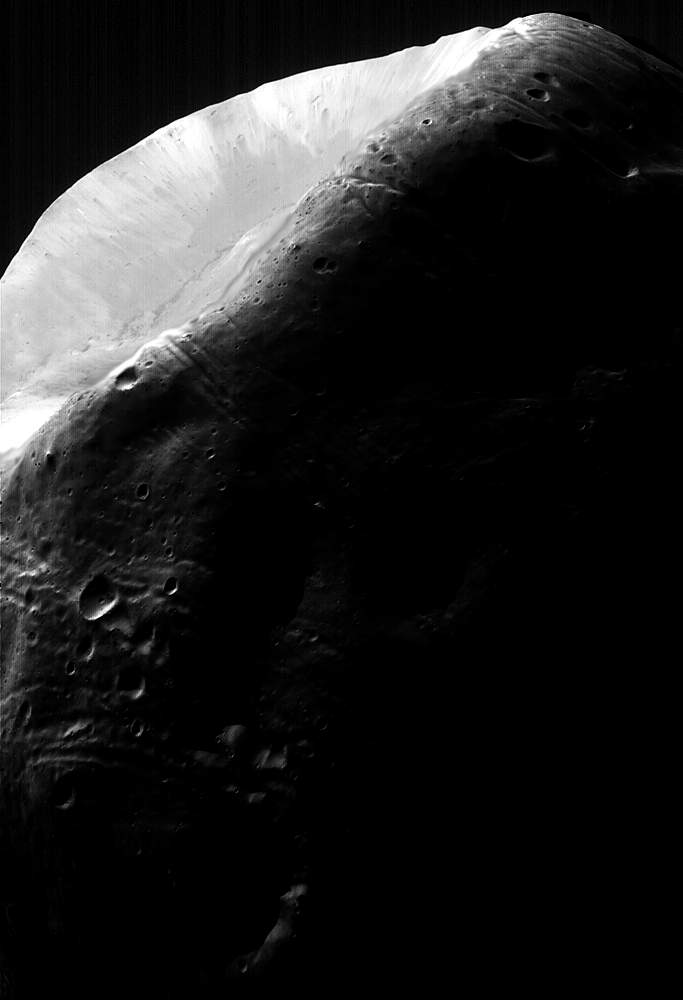
#> input picture Images/marte.jpg, 683 x 1000 px, found by its file name
$ python histogram_equalization.py
#> lines starting #> are read from the running program, lines starting #| are printed output that depends on the picture
import numpy as np
import skimage.io as io
import matplotlib.pyplot as plt
import scipy.ndimage as ndi

from skimage.exposure import equalize_hist

def manual_equalize_hist(image):
    hist, bins = np.histogram(image, np.arange(257))
    pdf = hist / np.sum(hist)
    cdf = np.cumsum(pdf)

    intImage = np.uint8(image)

    equalizedImage = cdf[intImage]

    return equalizedImage

originalImage = np.float64(io.imread('./Images/marte.jpg'))
#> originalImage: shape (1000, 683) float64; min 0, max 255, mean 32.3
#originalImage = np.float64(io.imread('./Images/quadrato.tif'))
hist, bins = np.histogram(originalImage, np.arange(257))
#> hist = 256 values, max 367460 at index 0, min 147 at index 118, mean 2668; bins = 257 values from 0 to 256

autoEqualizedImage = equalize_hist(originalImage) * 255
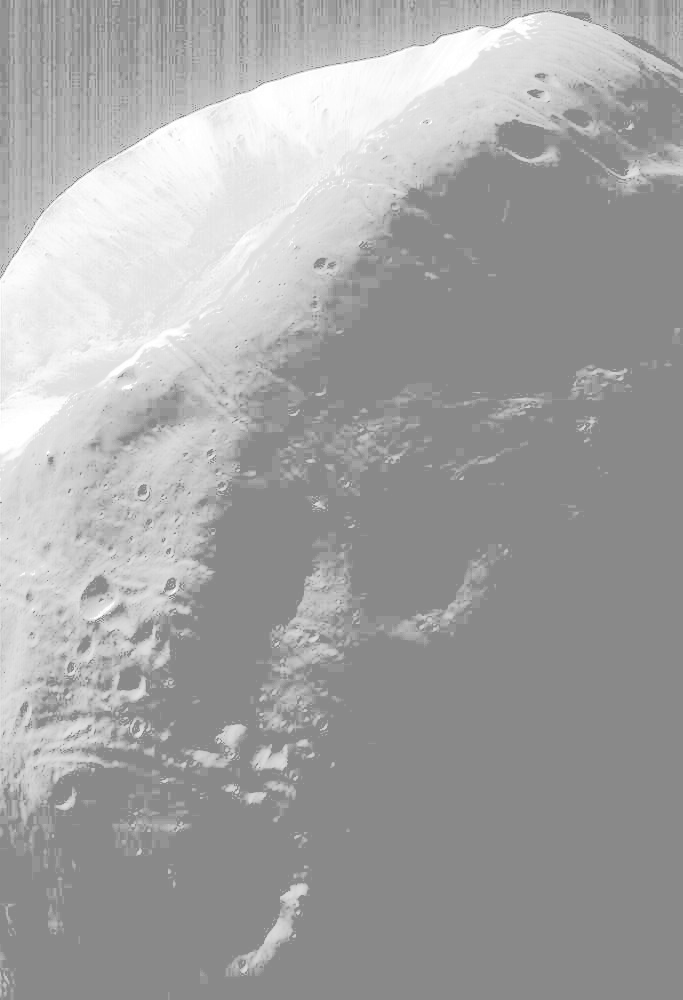
#> autoEqualizedImage: shape (1000, 683) float64; min 137.2, max 255, mean 164.5
autoHist, autoBins = np.histogram(autoEqualizedImage, np.arange(257))
#> autoHist = 256 values, max 367460 at index 137, min 0 at index 0, mean 2668; autoBins = 257 values from 0 to 256

manualEqualizedImage = manual_equalize_hist(originalImage) * 255
#> in manual_equalize_hist, `pdf = hist / np.sum(hist)`: pdf = 256 values, max 0.538 at index 0, min 0.000215 at index 118, mean 0.00391
#> in manual_equalize_hist, `cdf = np.cumsum(pdf)`: cdf = 256 values from 0.538 to 1
#> in manual_equalize_hist, intImage is the input picture: shape (1000, 683); min 0, max 255, mean 32.3
manualHist, manualBins = np.histogram(manualEqualizedImage, np.arange(257))
#> manualHist has the same summary as autoHist; manualBins = 257 values from 0 to 256

plt.bar(np.arange(256), hist)
plt.bar(np.arange(256), autoHist)
plt.bar(np.arange(256), manualHist)

plt.figure()

plt.subplot(1, 3, 1); plt.imshow(originalImage, clim=None, cmap='gray'); plt.title("Original Marte")
plt.subplot(1, 3, 2); plt.imshow(autoEqualizedImage, clim=None, cmap='gray'); plt.title("Auto Equalized Marte")
plt.subplot(1, 3, 3); plt.imshow(manualEqualizedImage, clim=None, cmap='gray'); plt.title("Manual Equalized Marte")

plt.show()
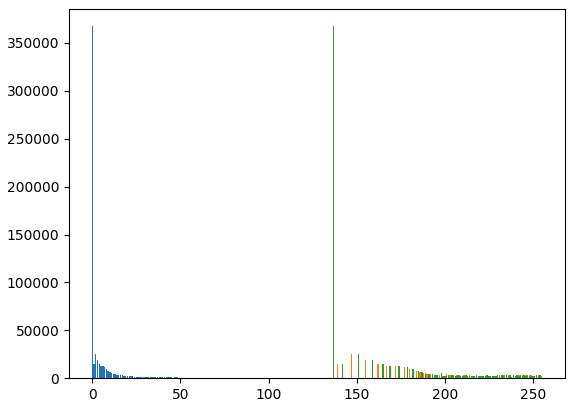
#> figure drawn by matplotlib, 1 panel; tallest bar 367460 high, from x = -0.4 to 0.4; tallest bar 367460 high, from x = 136.6 to 137.4; tallest bar 367460 high, from x = 136.6 to 137.4
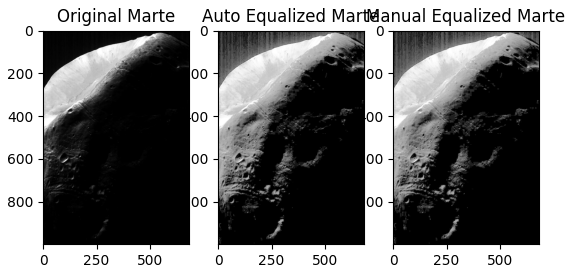
#> figure drawn by matplotlib, 3 panels
